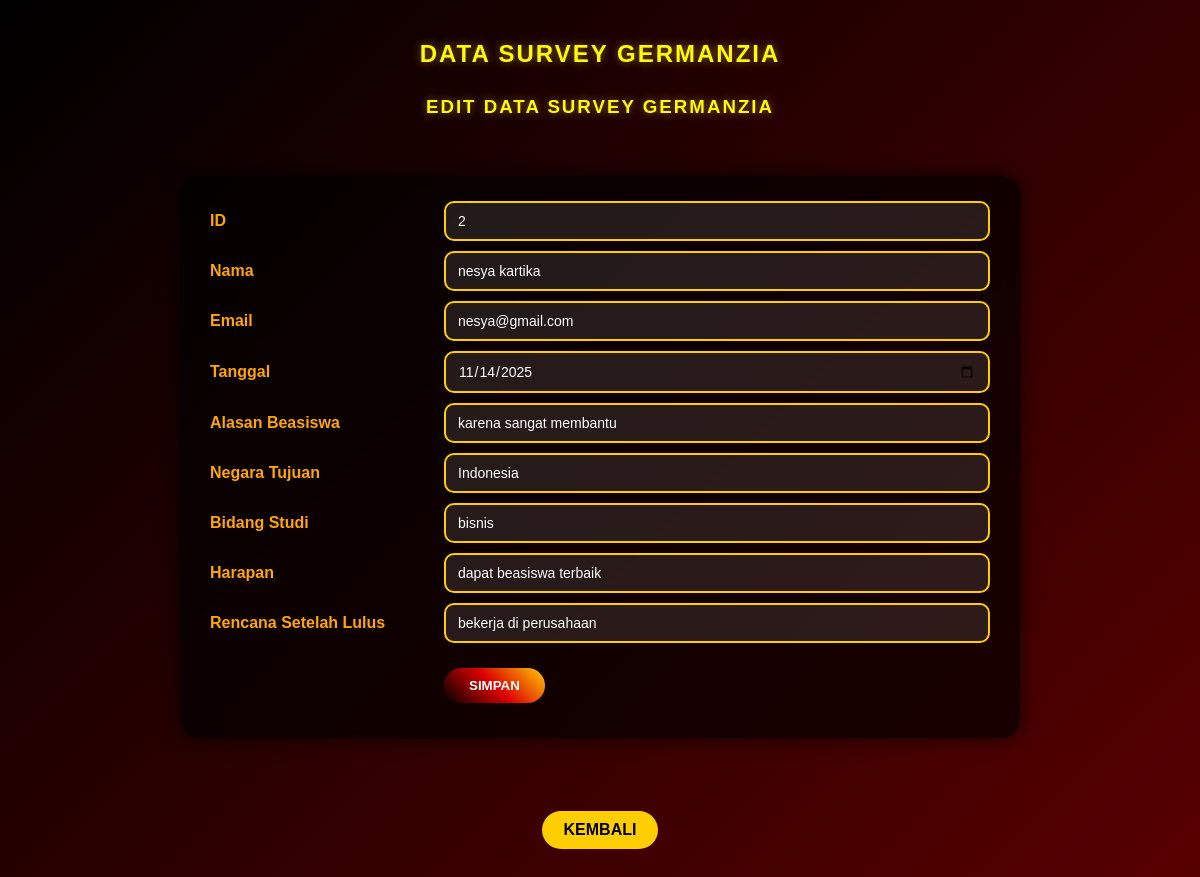
The app's page /update.php?id=2 with its own data.
### tables this page shows
CREATE TABLE `survey_mahasiswa` (
  `id` int NOT NULL,
  `nama` varchar(500) NOT NULL,
  `email` varchar(500) NOT NULL,
  `tanggal` date NOT NULL,
  `alasan_beasiswa` varchar(500) NOT NULL,
  `negara_tujuan` varchar(500) NOT NULL,
  `bidang_studi` varchar(500) NOT NULL,
  `harapan` varchar(500) NOT NULL,
  `rencana_setelah_lulus` varchar(600) NOT NULL
);

### update.php (the view, shortened to what this page needs)
<!DOCTYPE html>
<html>
<head>
    <link rel="stylesheet" href="designupdate.css">
</head>
<body>
    <h2>DATA SURVEY GERMANZIA</h2>
    <br>
    <h3>EDIT DATA SURVEY GERMANZIA</h3>
    <br>
    <?php
    include 'koneksi.php';
    $id = $_GET['id'];
    $data = mysqli_query($koneksi, "SELECT * FROM survey_mahasiswa WHERE id='$id'");
    while($d = mysqli_fetch_array($data)){
    ?>
    <form method="post" action="ubah.php">
        <table>
            <tr>
                <td>ID</td>
                <td><input type="text" name="id" value="<?php echo $d['id']; ?>" readonly></td>
            </tr>
            <tr>
                <td>Nama</td>
                <td><input type="text" name="nama" value="<?php echo $d['nama']; ?>"></td>
            </tr>
            <tr>
                <td>Email</td>
                <td><input type="email" name="email" value="<?php echo $d['email']; ?>"></td>
            </tr>
            <tr>
                <td>Tanggal</td>
                <td><input type="date" name="tanggal" value="<?php echo $d['tanggal']; ?>"></td>
            </tr>
            <tr>
                <td>Alasan Beasiswa</td>
                <td><input type="text" name="alasan_beasiswa" value="<?php echo $d['alasan_beasiswa']; ?>"></td>
            </tr>
            <tr>
                <td>Negara Tujuan</td>
                <td><input type="text" name="negara_tujuan" value="<?php echo $d['negara_tujuan']; ?>"></td>
            </tr>
            <tr>
                <td>Bidang Studi</td>
                <td><input type="text" name="bidang_studi" value="<?php echo $d['bidang_studi']; ?>"></td>
            </tr>
            <tr>
                <td>Harapan</td>
                <td><input type="text" name="harapan" value="<?php echo $d['harapan']; ?>"></td>
            </tr>
            <tr>
                <td>Rencana Setelah Lulus</td>
                <td><input type="text" name="rencana_setelah_lulus" value="<?php echo $d['rencana_setelah_lulus']; ?>"></td>
            </tr>
            <tr>
                <td><input type="submit" value="SIMPAN"></td>
            </tr>
        </table>
    </form>
    <?php } ?>
    <br>
    <a href="survey_tampil.php">KEMBALI</a>
</body>
</html>

### designupdate.css (style rules this page uses)
* { margin: 0; padding: 0; box-sizing: border-box; font-family: "Poppins", sans-serif; }
body { background: linear-gradient(135deg, #000, #b30000, #ffce00); background-size: 400% 400%; animation: gradientMove 12s ease infinite; min-height: 100vh; padding: 40px 0; color: #fff; }
h2, h3 { text-align: center; text-transform: uppercase; letter-spacing: 2px; margin-bottom: 10px; color: #fffb00; text-shadow: 0 0 8px rgba(255,206,0,0.5); }
form { width: 70%; margin: 30px auto; background: rgba(0,0,0,0.65); padding: 25px 30px; border-radius: 18px; backdrop-filter: blur(6px); box-shadow: 0 0 20px rgba(0,0,0,0.7); }
table { width: 100%; border-collapse: collapse; }
table tr { margin-bottom: 10px; display: flex; align-items: center; }
table td:first-child { width: 30%; font-weight: 600; color: #ffa600; }
table td:last-child { width: 70%; }
input[type="text"], input[type="email"], input[type="date"] { width: 100%; padding: 10px 12px; border-radius: 10px; border: 2px solid #ffce00; background: rgba(255,255,255,0.1); color: #fff; font-size: 14px; outline: none; transition: 0.3s; }
input[type="submit"] { background: linear-gradient(45deg, #000, #d00, #ffce00); color: #fff; font-weight: 700; padding: 10px 25px; border: none; border-radius: 25px; cursor: pointer; transition: 0.4s; margin-top: 15px; }
a { display: inline-block; text-decoration: none; color: #000; background: #ffce00; padding: 10px 22px; border-radius: 20px; font-weight: 700; margin: 20px auto; text-align: center; transition: 0.3s; }
body > a { display: block; width: max-content; margin: 25px auto; }

### records on screen
survey_mahasiswa: id "2", nama "nesya kartika", email "nesya@gmail.com", tanggal "11/14/2025", alasan_beasiswa "karena sangat membantu", negara_tujuan "Indonesia", bidang_studi "bisnis", harapan "dapat beasiswa terbaik", rencana_setelah_lulus "bekerja di perusahaan"
